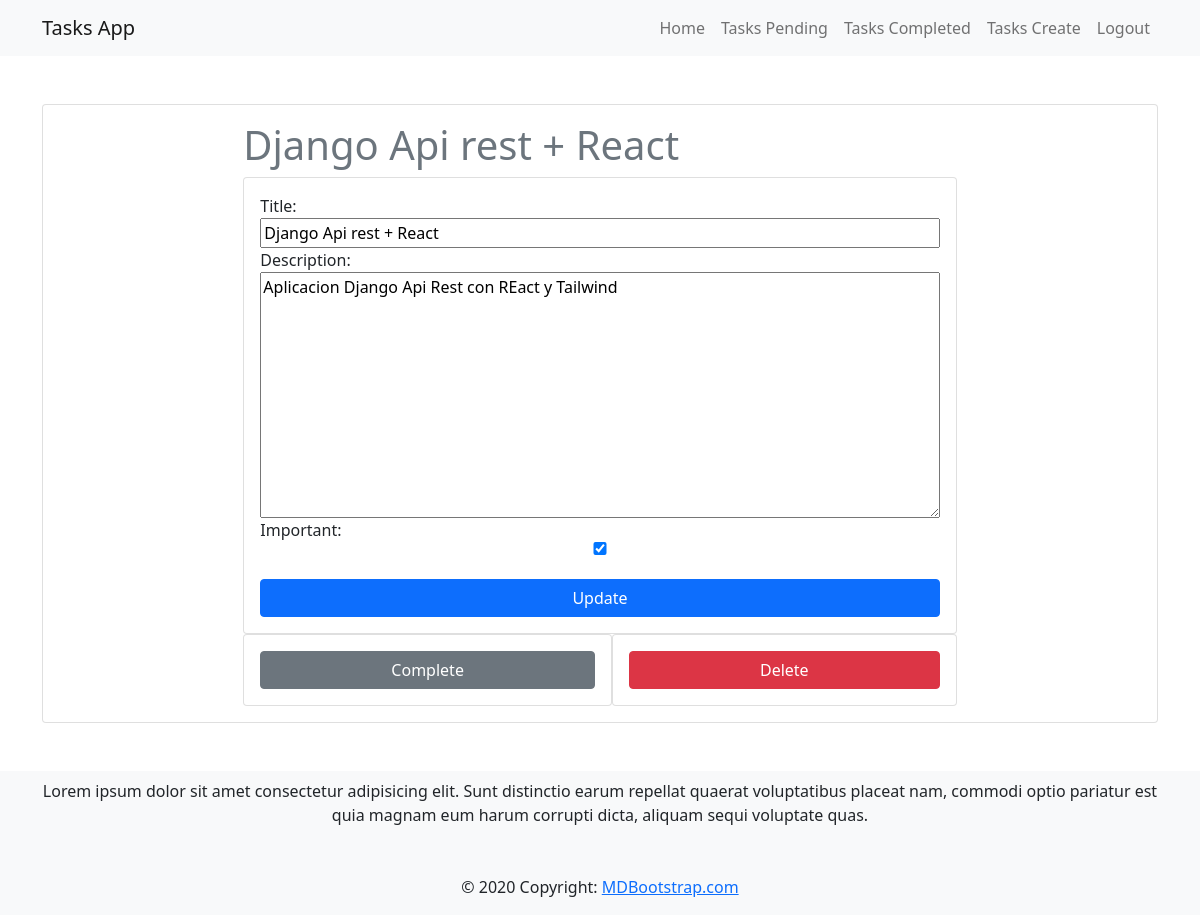
The page /tasks/1/ (signed in) on the database its author committed.
### tasks/models.py (models this page shows, shortened)
class Task(models.Model):
    title = models.CharField(max_length=200)
    description = models.TextField(blank=True)
    created = models.DateTimeField(auto_now_add=True)
    updated = models.DateTimeField(auto_now=True)
    datecompleted = models.DateTimeField(null=True, blank=True)
    important = models.BooleanField(default=False)
    user = models.ForeignKey(User, on_delete=models.CASCADE)
    class Meta:
        verbose_name = 'Task'
        verbose_name_plural = 'Tasks'

### tasks/views.py (the view, shortened to what this page needs)
# urls.py: path("tasks/<int:taskId>/", views.detail_task, name="detail_task"),
@login_required
def detail_task(request, taskId):
    if request.method == 'GET':
        task = get_object_or_404(
            Task, id=taskId, user=request.user)
        form = TaskForm(instance=task)
        return render(request, "detail_task.html", {
            'task': task,
            'form': form
        })

### tasks/forms.py
class TaskForm(forms.ModelForm):
    class Meta:
        model = Task
        fields = ("title", "description", "important",)
        Widget = {
            'title': forms.TextInput(attrs={'class': 'form-control', 'placeholder': 'Write a Title', }),
            'description': forms.Textarea(attrs={'class': 'form-control', 'placeholder': 'Write a Description', }),
            'important': forms.CheckboxInput(attrs={'class': 'form-check-input', }),
        }

### tasks/templates/detail_task.html (shortened to what this page needs)
{% extends 'base.html' %} {% block content %}
<div class="row">
  <div class="col-md-8 offset-md-2">
    <h1 class="text-secondary">{{task.title}}</h1>
    <form method="POST" class="card card-body">
      {% csrf_token %} {{form}}
      <button class="btn btn-primary mt-4">Update</button>
    </form>
    <div class="d-flex">
      <form action=" {% url 'complete_task' task.id %}  " method="POST" class="card card-body">
        <button class="btn btn-secondary">Complete</button>
      </form>
      <form action=" {% url 'delete_task' task.id %}  " method="POST" class="card card-body">
        <button class="btn btn-danger">Delete</button>
      </form>
    </div>
  </div>
</div>
{% endblock %}

### rows shown on the page
Task: title "Django Api rest + React", description "Aplicacion Django Api Rest con REact y Tailwind", important "☑"
